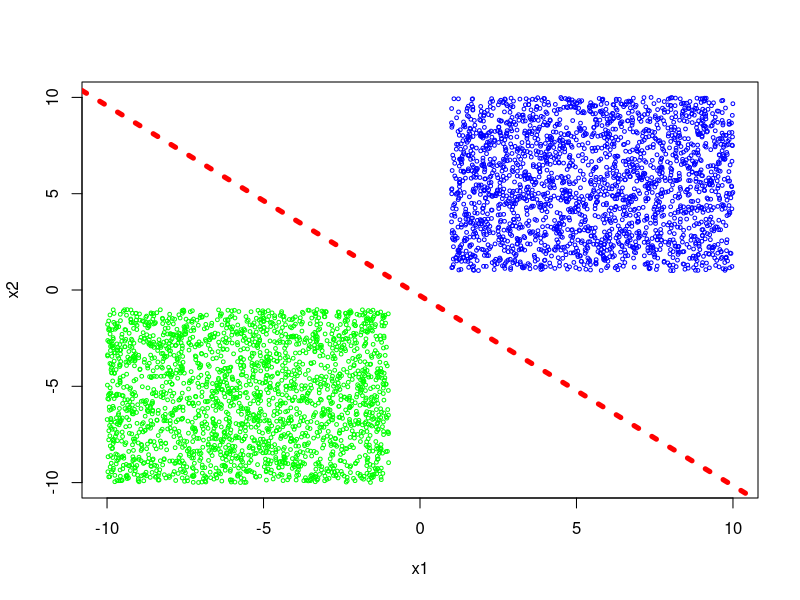

Reproduce this figure in R. (Note: a time limit stopped this script after it produced the figure.)
getclass<-function(intercept,slope,x,y) {
pred_y=slope*x+intercept
ifelse(y>pred_y,-1,1)
}

error=0

#get subset of the list
sublistx <- function(list,start,end){
        if(start < 1 | end > 5000 | start > 5000 | end < 1)
                NULL
        else
                list[start:end,]
}

sublisty <- function(list,start,end){
        if(start < 1 | end > 5000 | start > 5000 | end < 1)
                NULL
        else
                list[start:end]
}

distance_from_plane = function(z,w,b) { 
sum(z*w) + b 
}

classify = function(x,w,b) {
distances = apply(x, 1, distance_from_plane, w, b)
return(ifelse(distances < 0, -1, +1))
}

euclidean_norm = function(x) {sqrt(sum(x * x))}


perceptron = function(x, class, learning_rate=1) 
{
w=c(runif(1,-10,10),runif(1,-10,10))  #start with a randomized w
bias = runif(1,1,5)      #start with a randomized bias
max_euclidean_dist = max(apply(x, 1, euclidean_norm))
iteration=0
error = TRUE       #to enter the while loop
while (error && iteration < 1000) 
{
error=FALSE       #start errors with False
predicted_y <- classify(x,w,bias)
for (i in 1:length(x[,1])) 
 {
 if (class[i] != predicted_y[i]) 
  {
  w = w + learning_rate * class[i]*x[i,]
  bias = bias + learning_rate * class[i]*max_euclidean_dist^2
  error=TRUE
  }
 } 
iteration=iteration+1
}
euclid=euclidean_norm(w)
return(list(w=w/euclid,bias=bias/euclid,iter=iteration))
}


x1=runif(2500,-10,-1)
x2=runif(2500,-10,-1)
x3=runif(2500,1,10)
x4=runif(2500,1,10)
x1=append(x1,x3)
x2=append(x2,x4)
x=cbind(x1,x2)
class=rep(-1,5000)

for(i in 1:5000){ 
if(x2[i]>15*x1[i]+1) # x2 > 1+15*x1 is the equation
{
class[i]=1} 
} 
index=sample(1:5000,4500)#split the data into 80% training = 4000 and 20% testing = 1000

train_x=x[index,]
train_class=class[index]
test_x=x[-index,]
test_class=class[-index]

plot(train_x,col=ifelse(train_class>0,"green","blue"),xlim=c(-10,10),ylim=c(-10,10),cex=0.5)

perceptron_line=perceptron(train_x,train_class,10)
intercept <- - perceptron_line$bias / perceptron_line$w[[2]]
slope <- - perceptron_line$w[[1]] /perceptron_line$w[[2]]

if(perceptron_line$iter==1000) #breaking condition for the loop
cat("The loop breaks\n")
cat("Intercept is ",intercept,"and slope is ",slope,"\n")
abline(intercept,slope,col="red",lwd=5,lty="dotted")

               		for (i in 1:NROW(test_x)) 
 			{
 			if (test_class[i] != getclass(intercept,slope,test_x[[i,1]],test_x[[i,2]])) 
  			{
			error=error+1;
  			}
}
cat("The error obtained using all training data 90%is",error)




#Performing cross validation 
err<-matrix(ncol=1) #matrix to hold the errors.

for(fold in 1:5){
        #generate train and test data set
        testx<-x[((fold-1)*1000+1):((fold)*1000),]
      #testx<-matrix(testx,ncol=2,byrow=TRUE)  
	testy<-class[((fold-1)*1000+1):((fold)*1000)]
        trainx<-c(sublistx(x,1,(fold-1)*1000),sublistx(x,fold*1000+1,5000))
      trainx<-matrix(trainx,ncol=2,byrow=TRUE)  
	trainy<-c(sublisty(class,1,(fold-1)*1000),sublisty(class,fold*1000+1,5000))
	error=0
                #Use training set to obtain model
                perceptron_line=perceptron(trainx,trainy,10)
                intercept <- - perceptron_line$bias / perceptron_line$w[[2]]
                slope <- - perceptron_line$w[[1]] /perceptron_line$w[[2]]
			for (i in 1:NROW(testx)) 
 			{
 				if (testy[i] != getclass(intercept,slope,testx[[i,1]],testx[[i,2]])) 
  				{
					error=error+1;

  				}
			}
                #calculate the mse for this degree
                err[fold]<-error
	if(fold==1){
		min_error=err[fold]+1
	}
	if(err[fold]<min_error){
		min_error=err[fold]
		best_slope=slope
		best_intercept=intercept
	}
		
}
cat("The errors obtained from 5 fold cross validation",err)
cat("The minimum error from the perceptron line among the folds",min_error)
cat("The intercept obtained using minimum error perceptron line",best_intercept)
cat("The slope obtained using minimum error perceptron line",best_slope)
plot(x,col=ifelse(class>0,"green","blue"),xlim=c(-10,10),ylim=c(-10,10),cex=0.5)
abline(best_intercept,best_slope,col="blue",lwd=5,lty="dotted")

               	for (i in 1:NROW(test_x)) 
 			{
 			if (test_class[i] != getclass(best_intercept,best_slope,test_x[[i,1]],test_x[[i,2]])) 
  			{
			error=error+1;
  			}
}
cat("The test error obtained on the perceptron model with least error",error)
